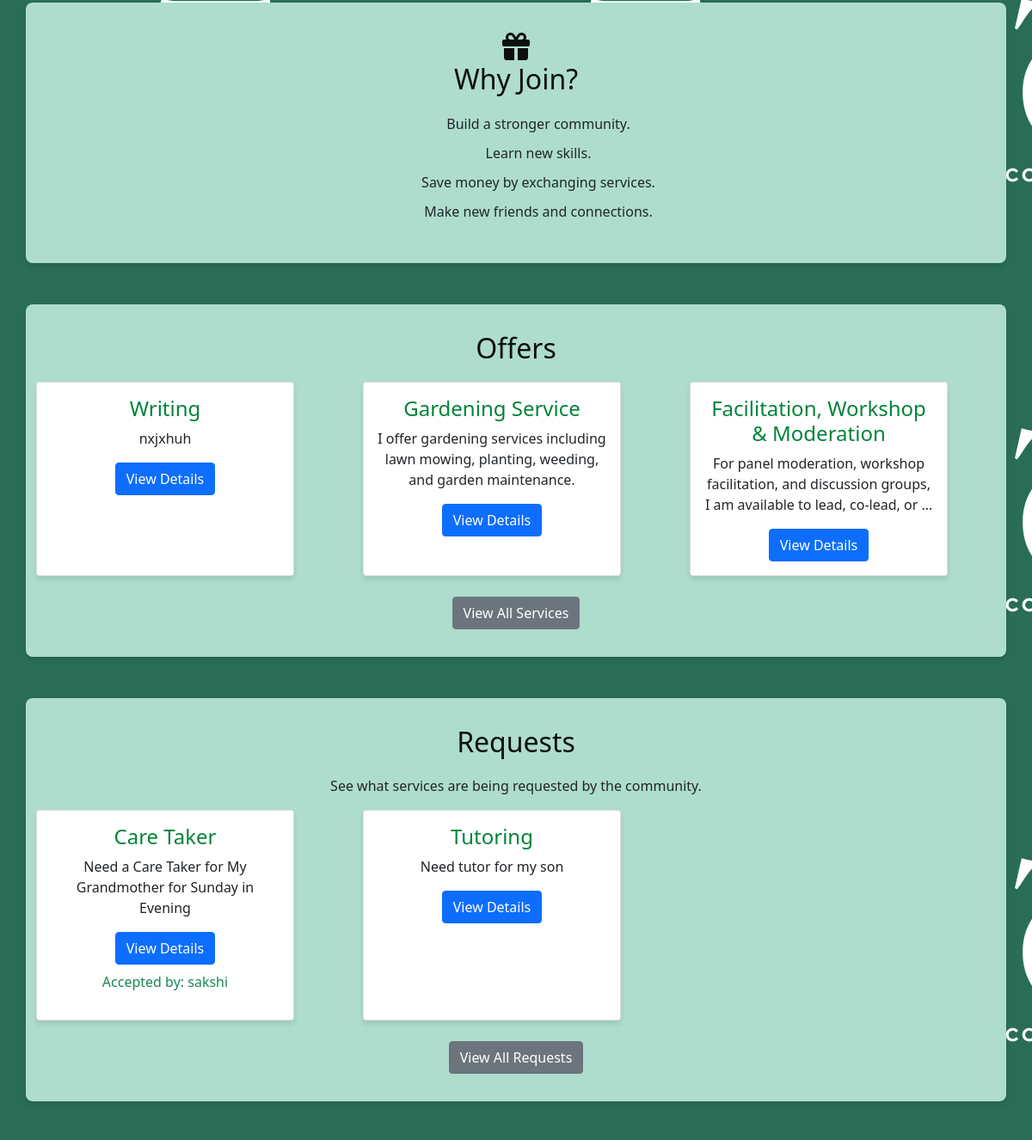
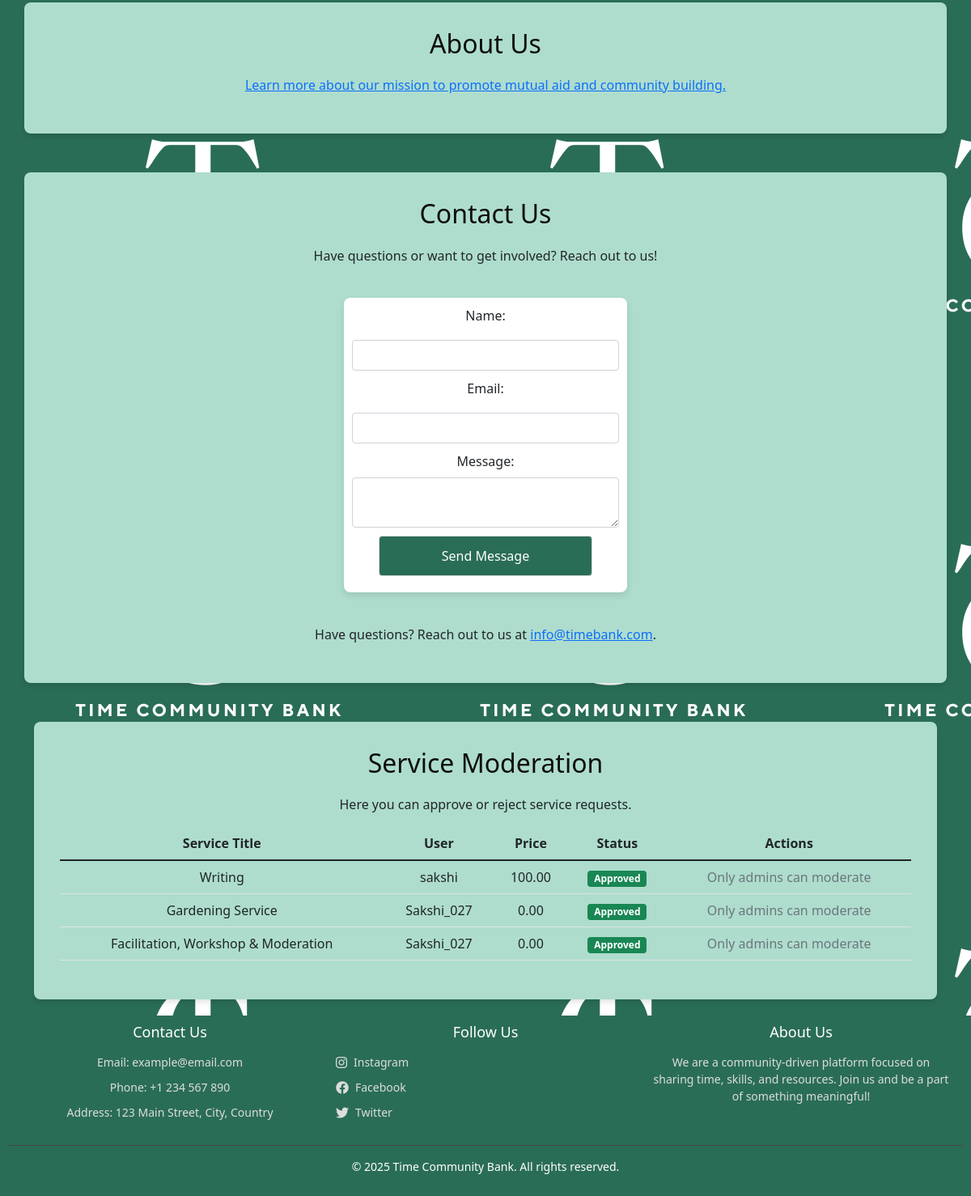
The app's page / (lower part), older data (2 pictures, top to bottom).
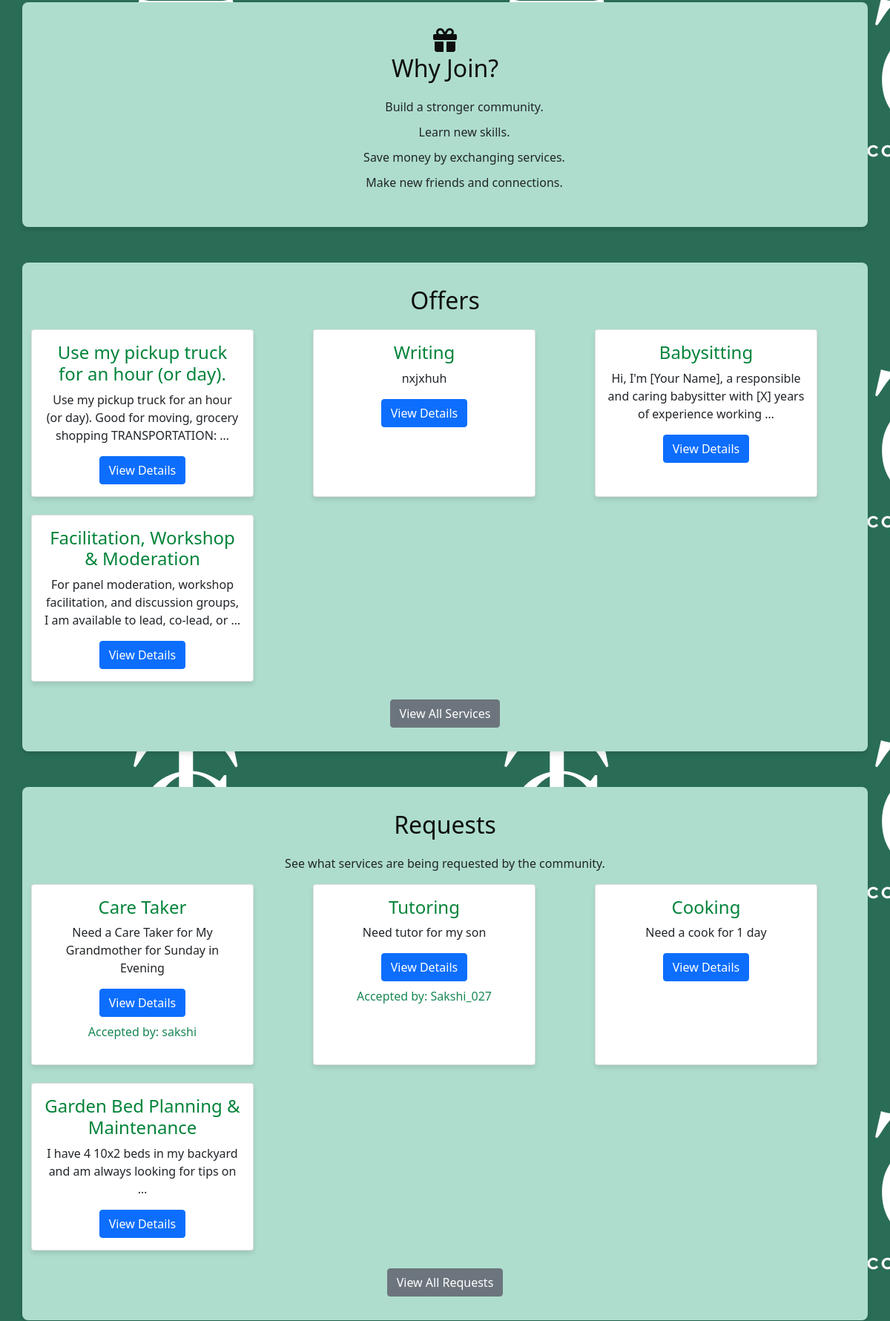
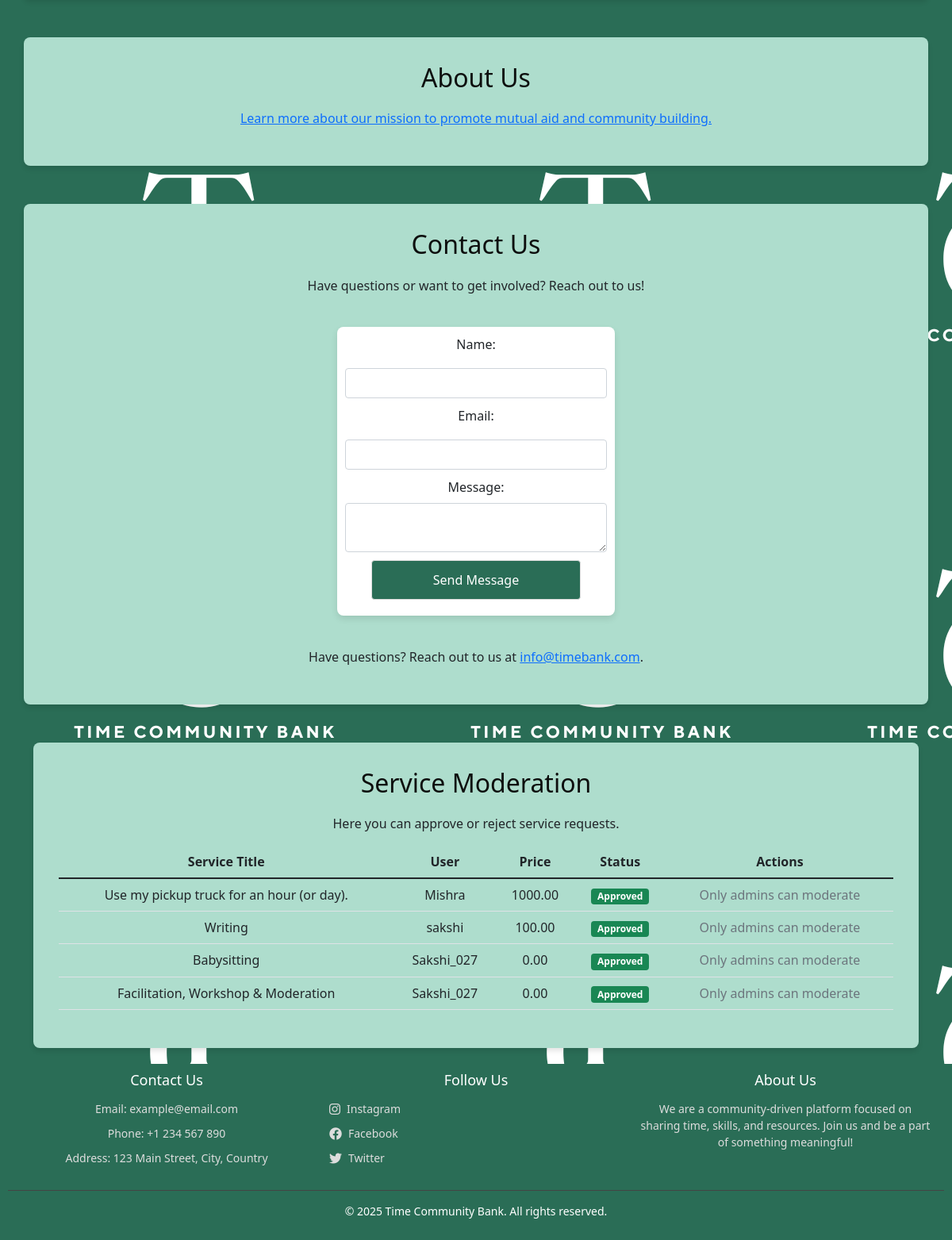
The same page, newer data (2 pictures, top to bottom).
### demo/models.py (models this page shows, shortened)
class Service(models.Model):
    CATEGORY_CHOICES = [
        ('Babysitting', 'Babysitting'),
        ('Gardening', 'Gardening'),
        ('Tutoring', 'Tutoring'),
        ('Other', 'Other'),
    ]
    user = models.ForeignKey(User, on_delete=models.CASCADE, related_name="requests_posted")  # Request creator
    provider = models.ForeignKey(User, on_delete=models.CASCADE, related_name="requests_accepted", null=True, blank=True)  # User fulfilling the request
    credit_amount = models.DecimalField(max_digits=10, decimal_places=2, default=10)  # Credits for the task
    is_completed = models.BooleanField(default=False)  # Whether the task is marked as complete
    is_approved = models.BooleanField(default=False)  # Approval status by the requester
    created_at = models.DateTimeField(auto_now_add=True)
    updated_at = models.DateTimeField(auto_now=True)
    status = models.CharField(choices=[('open', 'Open'), ('completed', 'Completed')], default='open', max_length=10)
    title = models.CharField(max_length=100)
    description = models.TextField()
    name = models.CharField(max_length=255, default='Unnamed Service')
    price = models.DecimalField(max_digits=10, decimal_places=2,default=0.00)
    location = models.CharField(max_length=255, blank=True, null=True)  # Add location field
    category = models.CharField(max_length=100, default='General')
    hours_offered = models.DecimalField(max_digits=5, decimal_places=2)
    date_created = models.DateTimeField(auto_now_add=True)
    image = models.ImageField(upload_to='services_images/', null=True, blank=True)
    accepted = models.BooleanField(default=False)  # New field to track if the service is accepted
    class Meta:
        ordering = ['-created_at']

class ServiceRequest(models.Model):
    CATEGORY_CHOICES = [
        ('Babysitting', 'Babysitting'),
        ('Gardening', 'Gardening'),
        ('Tutoring', 'Tutoring'),
        ('Other', 'Other'),
    ]
    user = models.ForeignKey(User, on_delete=models.CASCADE, related_name="service_requests")  # Requester
    provider = models.ForeignKey(User, on_delete=models.CASCADE, related_name="requests_fulfilled", null=True, blank=True)
    credit_amount = models.DecimalField(max_digits=10, decimal_places=2,default=0.00)  # Credits for the task
    is_approved = models.BooleanField(default=False)
    title = models.CharField(max_length=100)
    description = models.TextField()
    category = models.CharField(max_length=50, choices=CATEGORY_CHOICES)
    hours_requested = models.DecimalField(max_digits=5, decimal_places=2)
    date_created = models.DateTimeField(auto_now_add=True)
    accepted = models.BooleanField(default=False)
    location = models.CharField(max_length=255, blank=True, null=True)  # Ensure this field exists
    is_completed = models.BooleanField(default=False)
    credit_requested = models.BooleanField(default=False)  # New field: whether worker requested credit
    created_at = models.DateTimeField(auto_now_add=True)
    work_completed = models.BooleanField(default=False)
    accepted_by = models.ForeignKey(User, related_name='accepted_service_requests', on_delete=models.SET_NULL, null=True, blank=True)

### demo/views.py (the view)
# urls.py: path('', views.home, name='home'),
def home(request):
    services = Service.objects.filter(is_approved=True)[:4]
    service_requests = ServiceRequest.objects.all()[:4]  # Fetch all service requests
    return render(request, 'home.html', {
        'services': services,
        'service_requests': service_requests
    })

### templates/home.html (shortened to what the changed rows need)
{% load static %}
<!DOCTYPE html>
<html lang="en">
<head>
    <link rel="stylesheet" href="{% static 'home.css' %}">
    <link rel="stylesheet" href="{% static 'abc.css' %}">
    <link rel="stylesheet" href="https://cdnjs.cloudflare.com/ajax/libs/font-awesome/6.0.0/css/all.min.css">
    <link rel="stylesheet" href="https://cdnjs.cloudflare.com/ajax/libs/bootstrap/5.1.3/css/bootstrap.min.css">
    </head>
    <body>
</head>
<body>
    <section id="offers" class="container my-5">
        <h2>Offers</h2>
        <div class="row row-cols-1 row-cols-md-2 row-cols-lg-3 g-4">
            {% for service in services %}
                <div class="col">
                    <div class="card h-100">
                        <div class="card-body">
                            <h5 class="card-title">{{ service.title }}</h5>
                            <p class="card-text">{{ service.description|truncatewords:15 }}</p>
                            <a href="{% url 'service_detail' service.id %}" class="btn btn-primary">View Details</a>
                        </div>
                    </div>
                </div>
            {% empty %}
                <p class="text-center">No services available at the moment.</p>
            {% endfor %}
        </div>
    </section>
 <section id="requests" class="container my-5">
        <h2 class="text-center">Requests</h2>
        <div class="row row-cols-1 row-cols-md-2 row-cols-lg-3 g-4">
            {% for request in service_requests %}
                <div class="col">
                    <div class="card h-100">
                        <div class="card-body">
                            <h5 class="card-title">{{ request.title }}</h5>
                            <p class="card-text">
                                {{ request.description|truncatewords:15 }}
                            </p>
                            <a href="{% url 'request_detail' request.id %}" class="btn btn-primary">View Details</a>
                            {% if request.accepted_by %}
                                <p class="text-success mt-2">Accepted by: {{ request.accepted_by.username }}</p>
                            {% endif %}
                        </div>
                    </div>
                </div>
            {% empty %}
                <p class="text-center">No requests available at the moment.</p>
            {% endfor %}
        </div>
    </section>
    <section id="contact" class="container my-5">
        <h2>Contact Us</h2>
    </section>
    <div class="container">
        <section>
            <h2 class="text-center">Service Moderation</h2>
            <table class="table">
                <thead>
                    <tr>
                        <th>Service Title </th>
                        <th> User</th>
                        <th> Price </th>
                        <th> Status </th>
                        <th> Actions </th>
                    </tr>
                </thead>
                <tbody>
                    {% for service in services %}
                        <tr>
                            <td>{{ service.title }}</td>
                            <td>{{ service.user.username }}</td>
                            <td>{{ service.price }}</td>
                            <td>
                                {% if service.is_approved %}
                                    <span class="badge bg-success">Approved</span>
                                {% else %}
                                    <span class="badge bg-warning">Pending</span>
                                {% endif %}
                            </td>
                            <td>
                                {% if user.is_superuser %}
                                    {% if service.is_approved == False %}
                                        <a href="{% url 'approve_service' service.id %}" class="btn btn-success">Approve</a>
                                        <a href="{% url 'reject_service' service.id %}" class="btn btn-danger">Reject</a>
                                    {% else %}
                                        <span class="badge bg-success">Approved</span>
                                    {% endif %}
                                {% else %}
                                    <span class="text-muted">Only admins can moderate</span>
                                {% endif %}
                            </td>
                        </tr>
                    {% endfor %}
                </tbody>
            </table>
        </section>
    </div>
</body>
</html>

Row changes from the older to the newer data that the page shows:
no longer on this page (row edited): Service: title "Gardening Service", description "I offer gardening services including lawn mowing, planting, weeding, and garden maintenance.", user.username "Sakshi_027", price "0.00", is_approved "Approved"
added Service: title "Use my pickup truck for an hour (or day).", description "Use my pickup truck for an hour (or day). Good for moving, grocery shopping TRANSPORTATION: …", user.username "Mishra", price "1000.00", is_approved "Approved"
now on this page (row edited): Service: title "Babysitting", description "Hi, I'm [Your Name], a responsible and caring babysitter with [X] years of experience working …", user.username "Sakshi_027", price "0.00", is_approved "Approved"
changed ServiceRequest "Tutoring": accepted_by_id empty → 1 (drawn); accepted_by.username (not shown) → "Sakshi_027"
added ServiceRequest: title "Cooking", description "Need a cook for 1 day"
added ServiceRequest: title "Garden Bed Planning & Maintenance", description "I have 4 10x2 beds in my backyard and am always looking for tips on …"
